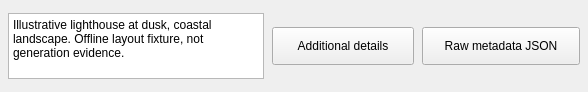
             <widget class="QFrame" name="galleryPromptPanel">
              <property name="accessibleName">
               <string>PromptPanel</string>
              </property>
              <property name="role" stdset="0">
               <string>galleryPanel</string>
              </property>
              <layout class="QHBoxLayout" name="galleryPromptLayout">
               <property name="leftMargin">
                <number>8</number>
               </property>
               <property name="topMargin">
                <number>8</number>
               </property>
               <property name="rightMargin">
                <number>8</number>
               </property>
               <property name="bottomMargin">
                <number>8</number>
               </property>
               <property name="spacing">
                <number>8</number>
               </property>
               <item>
                <widget class="QPlainTextEdit" name="galleryPositivePrompt">
                 <property name="accessibleName">
                  <string>PositivePrompt</string>
                 </property>
                 <property name="readOnly">
                  <bool>true</bool>
                 </property>
                 <property name="plainText">
                  <string>Illustrative lighthouse at dusk, coastal landscape. Offline layout fixture, not generation evidence.</string>
                 </property>
                 <property name="maximumSize">
                  <size>
                   <width>16777215</width>
                   <height>66</height>
                  </size>
                 </property>
                 <property name="minimumSize">
                  <size>
                   <width>80</width>
                   <height>66</height>
                  </size>
                 </property>
                 <property name="textRole" stdset="0">
                  <string>reading</string>
                 </property>
                </widget>
               </item>
               <item>
                <widget class="QPushButton" name="galleryAdditionalButton">
                 <property name="accessibleName">
                  <string>Additional</string>
                 </property>
                 <property name="text">
                  <string>Additional details</string>
                 </property>
                 <property name="role" stdset="0">
                  <string>galleryDisclosure</string>
                 </property>
                 <property name="enabled">
                  <bool>true</bool>
                 </property>
                 <property name="checkable">
                  <bool>true</bool>
                 </property>
                 <property name="minimumSize">
                  <size>
                   <width>142</width>
                   <height>38</height>
                  </size>
                 </property>
                 <property name="maximumSize">
                  <size>
                   <width>142</width>
                   <height>38</height>
                  </size>
                 </property>
                </widget>
               </item>
               <item>
                <widget class="QPushButton" name="galleryRawButton">
                 <property name="accessibleName">
                  <string>Raw</string>
                 </property>
                 <property name="text">
                  <string>Raw metadata JSON</string>
                 </property>
                 <property name="role" stdset="0">
                  <string>galleryDisclosure</string>
                 </property>
                 <property name="enabled">
                  <bool>true</bool>
                 </property>
                 <property name="checkable">
                  <bool>true</bool>
                 </property>
                 <property name="minimumSize">
                  <size>
                   <width>158</width>
                   <height>38</height>
                  </size>
                 </property>
                 <property name="maximumSize">
                  <size>
                   <width>158</width>
                   <height>38</height>
                  </size>
                 </property>
                </widget>
               </item>
              </layout>
              <property name="minimumSize">
               <size>
                <width>0</width>
                <height>92</height>
               </size>
              </property>
              <property name="maximumSize">
               <size>
                <width>16777215</width>
                <height>92</height>
               </size>
              </property>
             </widget>
